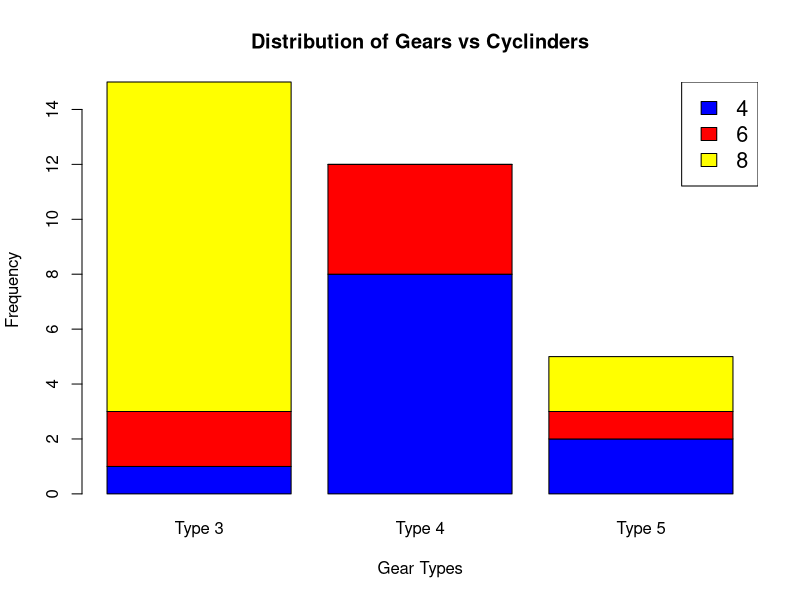

R code for this plot:
# show a stacked bar graph of the number of each gear type and how they are further divided out by cyl. 
#Gear types and cylinders 
cylGear<-table(mtcars$cyl,mtcars$gear) 
View(cylGear) 
#Fill colors 
colors = c("blue","red","yellow") 
xVal<-c("Type 3", "Type 4","Type 5") 
# Create the bar chart 
barplot(cylGear, main = "Distribution of Gears vs Cyclinders", names.arg = xVal, xlab = 
          "Gear Types", ylab = "Frequency", col = colors) 
# Add the legend to the chart 
legend("topright", rownames(cylGear), cex = 1.3, fill = colors)